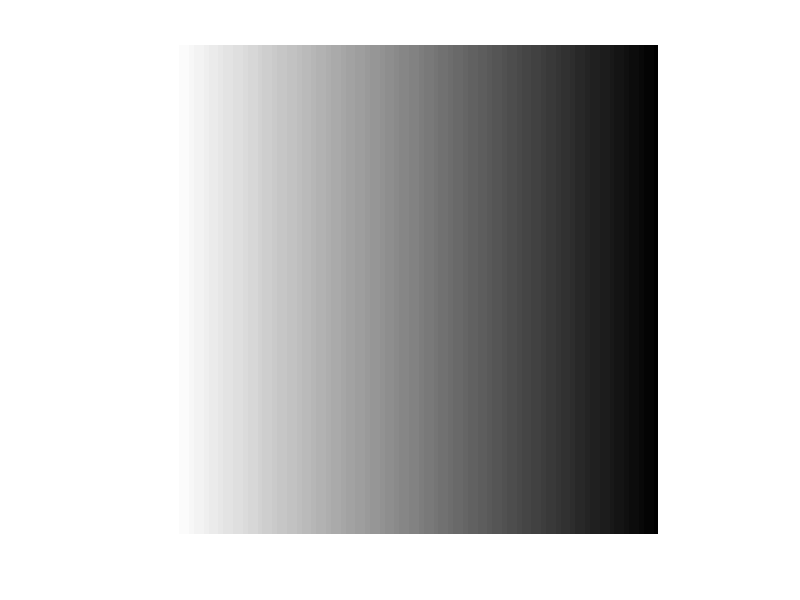

The MATLAB source for this figure:
%% creating the image from white to black horizonaly
% file: q4.m
%
% by Nathaniel Chang
% Created: 23/03/2021
% last edited: 23/03/2021
% programing (MATLAB and C) Semester 1

imageData=[]; % set up an empty array
imSize=100; % sets the image size
numRows=imSize; % sets the image size to amount of rows
numCols=imSize; % sets the image size to amount of columns

% loop for creating the image
for row = [ 1 : numRows ]

    % asigning an empty vector for the image row
    imageRow=[];

    % loop for the a image column assing one shade to a column
    for col = [ numCols : -1 : 2 ]

        % takes the column that it is on and divides it by the image size
        pixelval = col / imSize ;

        % concatinates the values above to the next pixel in the row
        imageRow = [imageRow pixelval];

    end
    
    % setting last pixel of the row to black
    imageRow = [imageRow 0];

    % concatinates the row to the bottom of the image
    imageData = [imageData ; imageRow];

end

% display as an image
imshow(imageData);

% save as an image
imwrite(imageData,'test4.png');

% load an image
newImageData=imread('test4.png');
whos newImageData;